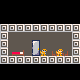

This game map was drawn from its Tiled (.tmx) file and the tilesets committed beside it. A one-line description and the trimmed map source follow:
An orthogonal 10x10 tile map with 8x8 px tiles, 3 tile layers (Background, Tiles, GameObjects) and 1 object (Door).

<map version="1.10" tiledversion="1.10.2" orientation="orthogonal" renderorder="right-down" width="10" height="10" tilewidth="8" tileheight="8" infinite="0" nextlayerid="5" nextobjectid="2">
 <properties>
  <property name="LevelNumber" value="1" />
 </properties>
 <tileset firstgid="1" source="Textures.tsx" />
 <layer id="2" name="Background" width="10" height="10">
  <data>[100 cells, 82 non-empty, 3 distinct tile ids]</data>
 </layer>
 <layer id="1" name="Tiles" width="10" height="10">
  <data>[100 cells, 72 non-empty, 9 distinct tile ids]</data>
 </layer>
 <layer id="3" name="GameObjects" width="10" height="10">
  <data>[100 cells, 2 non-empty, 2 distinct tile ids]</data>
 </layer>
 <objectgroup id="4" name="Objects">
  <object id="1" name="Door" x="28.6364" y="36.4545" width="16.7273" height="22.6364">
   <properties>
    <property name="GoToDoor" value="World1SecondRedHouse" />
    <property name="GoToMap" value="World1" />
   </properties>
  </object>
 </objectgroup>
</map>
